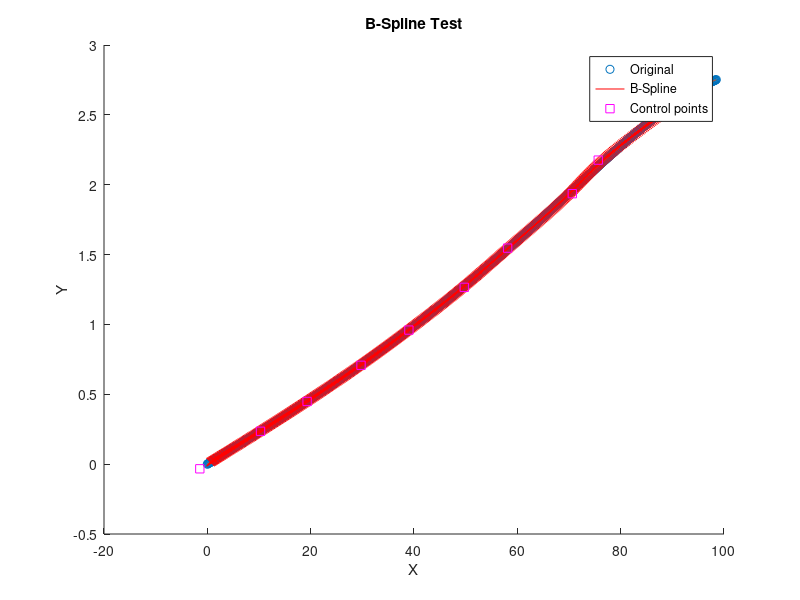
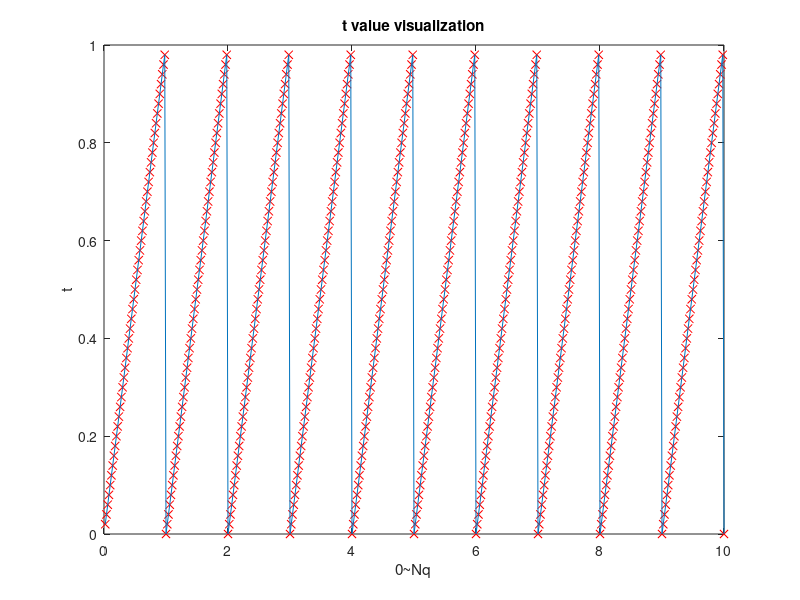
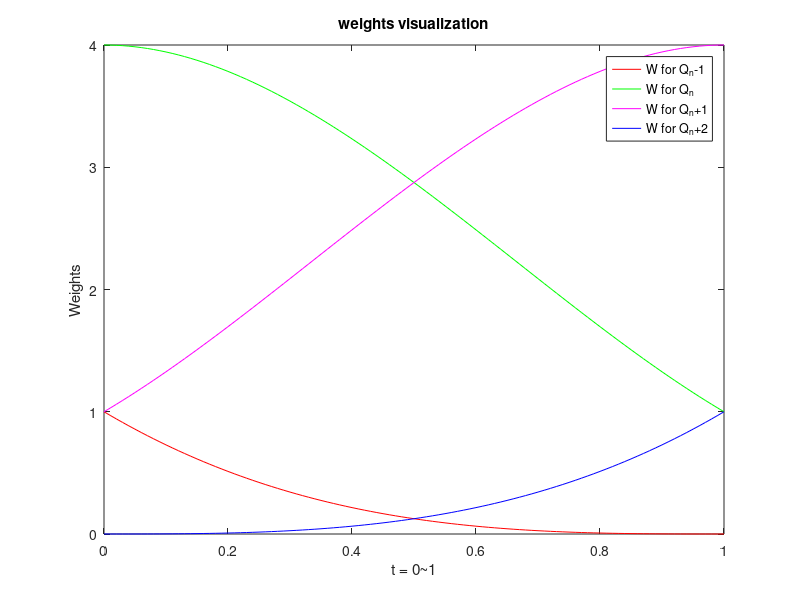
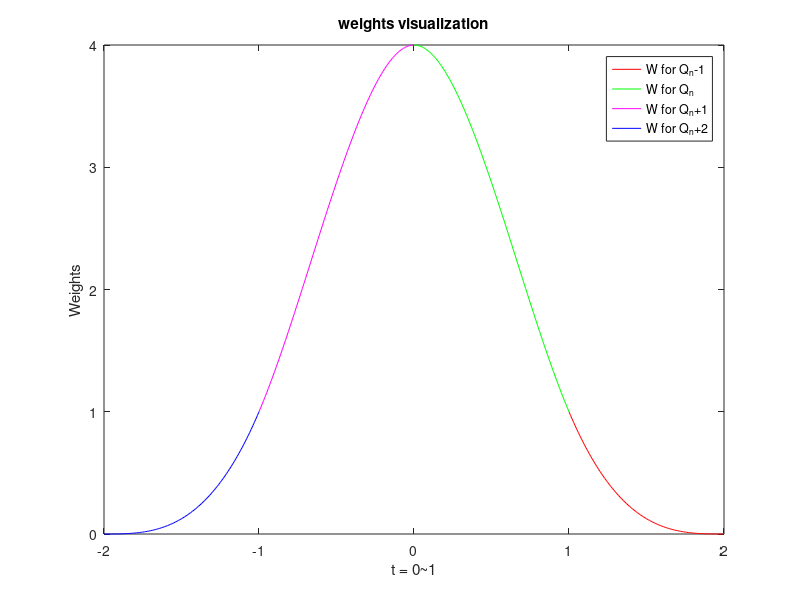

Here is the MATLAB script that generated these plots, in order:
%% B-Spline Test
% By Chanoh Park
% copark86@gmail.com
% 12 Nov 2016

close all
clear all


TestData_or_RealData = 0
if TestData_or_RealData
    % Sample data point
    p = [1 1; 2 3; 4 5; 6 6; 5 4; 6 7 ; 9 9; 12 15 ];
else
    % Real data: fish eye lens Theta vs R distortion data
    load BSplineData
end




% Number of sample points
Np = length(p)

% Number of control points
Nq = 10;

if Nq >Np
    Nq=Np;
end

% Basis matrix
M = [-1 3 -3 1;3 -6 3 0; -3 0 3 0;1 4 1 0];

N(Np,Nq)=0


%% Calculate the best control point locations
for i = 1: Np

    % float
    index_f = Nq*(i/Np);
    
    % int	
    index_i = floor(index_f);
    t = index_f -index_i;
    
    % Q-1 Q0 Q1 Q2
    indexV = (index_i-1:index_i+2)+1;
    indexV(find(indexV<1))=1;
    indexV(find(indexV>Nq))=Nq;
    
    tv = [t^3 t^2 t 1];
    
    temp=tv*M/6;
    N(i,indexV(1)) = N(i,indexV(1)) +temp(1); 
    N(i,indexV(2)) = N(i,indexV(2)) +temp(2); 
    N(i,indexV(3)) = N(i,indexV(3)) +temp(3);
    N(i,indexV(4)) = N(i,indexV(4)) +temp(4);
    
end

invNN_Nt=inv(N'*N)*N';

% Control points
Q=invNN_Nt*p;


%% Draw line 

% Number of steps
Nbs = 500;
hold on
BSpline_=[0 0];

for i = 1:Nbs
    
    % divide Number of Control points by Nbs steps
    index_f = Nq*(i/Nbs);
    
    % current control point index
    index_int = floor(index_f);
    
    t_ = index_f-index_int;
    tv = [t_^3 t_^2 t_ 1];
    
    % saving data
    t_save(i,1)=index_f;
    t_save(i,2)=index_int;
    t_save(i,3)=t_;
    % control points index 
    indexV =( index_int-1:index_int+2)+1;
    indexV(find(indexV<1))=1;
    indexV(find(indexV>Nq))=Nq;
    
    Q_4 = Q(indexV,:); 
    pbs=tv*M*Q_4/6;
    BSpline_=[BSpline_;pbs]
end
BSpline_l = BSpline_(2:end,:) 


%% spline display
a=plot(p(:,1),p(:,2),'o')
hold on
plot(p(:,1),p(:,2))
title('B-Spline Test');
xlabel('X'); ylabel('Y');
plot(BSpline_l(:,1),BSpline_l(:,2),'rx');
hold on
b=plot(BSpline_l(:,1),BSpline_l(:,2),'r');
c=plot(Q(:,1),Q(:,2),'ms');

legend([a,b,c],'Original','B-Spline','Control points');

figure
plot(t_save(:,1),t_save(:,3),'rx');
hold on
plot(t_save(:,1),t_save(:,3));
title('t value visualization');
xlabel('0~Nq'); ylabel('t');


%% weight visualization
figure
weights = [0 0 0 0 0];
for t = 0:0.01:1
    tv = [t^3 t^2 t 1];
    weights = [weights; [tv*M t]];
end
weights = weights(2:end,:)

g1=plot(weights(:,5),weights(:,1),'r')
hold on
g2=plot(weights(:,5),weights(:,2),'g')
g3=plot(weights(:,5),weights(:,3),'m')
g4=plot(weights(:,5),weights(:,4),'b')
title('weights visualization');
xlabel('t = 0~1'); ylabel('Weights');
legend([g1 g2 g3 g4],'W for Q_n-1','W for Q_n','W for Q_n+1','W for Q_n+2');

figure
g1=plot(weights(:,5)+1,weights(:,1),'r')
hold on
g2=plot(weights(:,5),weights(:,2),'g')
g3=plot(weights(:,5)-1,weights(:,3),'m')
g4=plot(weights(:,5)-2,weights(:,4),'b')
title('weights visualization');
xlabel('t = 0~1'); ylabel('Weights');
legend([g1 g2 g3 g4],'W for Q_n-1','W for Q_n','W for Q_n+1','W for Q_n+2');

